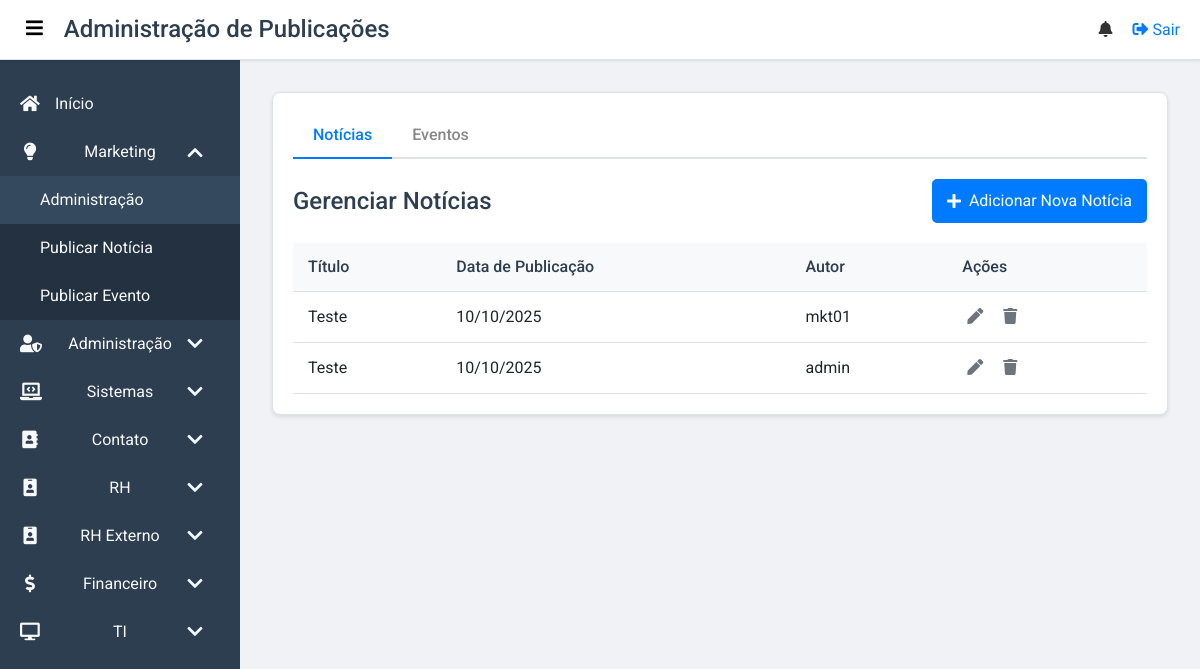
The app's page /administracao/publicacoes (signed in), older data.
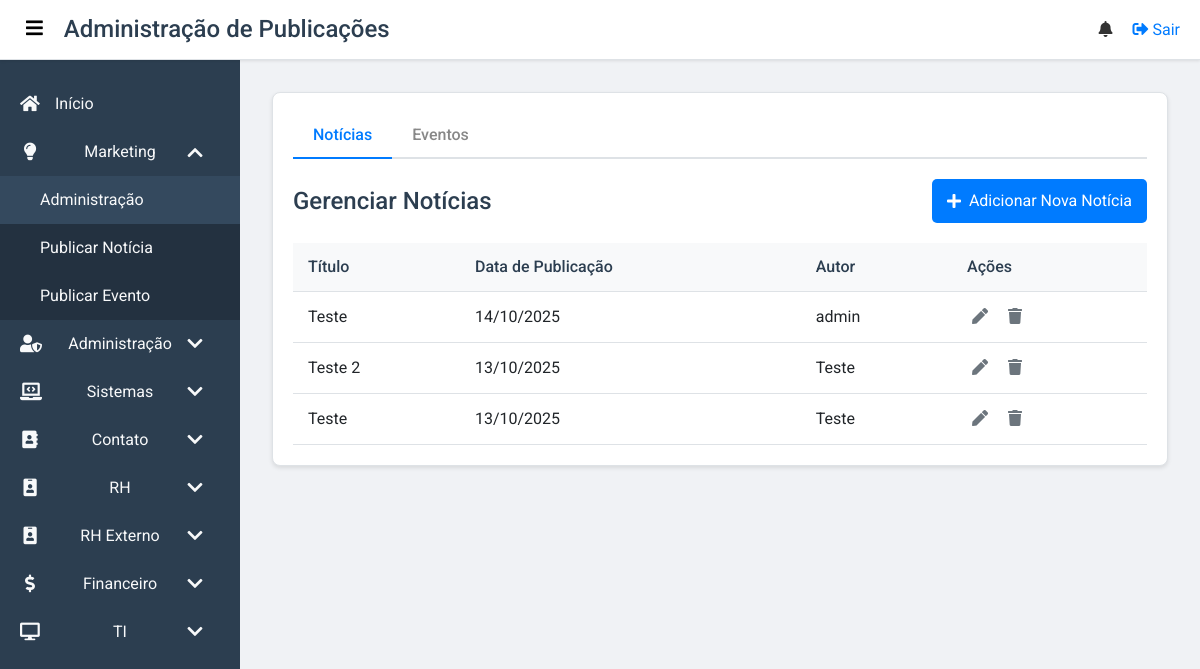
The same page, newer data.
### app/models.py (models this page shows, shortened)
class News(db.Model):
    id = db.Column(db.Integer, primary_key=True)
    title = db.Column(db.String(200), nullable=False)
    content = db.Column(db.Text, nullable=False)
    image_url = db.Column(db.String(500), nullable=True)
    publication_date = db.Column(db.DateTime, nullable=False, default=datetime.utcnow)
    author_id = db.Column(db.Integer, db.ForeignKey('user.id'), nullable=False)

class User(db.Model, UserMixin):
    id = db.Column(db.Integer, primary_key=True)
    username = db.Column(db.String(150), unique=True, nullable=False)
    password = db.Column(db.String(200), nullable=False)
    failed_login_attempts = db.Column(db.Integer, default=0)
    is_locked = db.Column(db.Boolean, default=False) # This is the backend field for login blocking
    is_blocked = db.Column(db.Boolean, default=False) # This is for manual admin blocking
    is_suspended = db.Column(db.Boolean, default=False)
    groups = db.relationship('Group', secondary=user_group, backref='users')
    news = db.relationship('News', backref='author', lazy=True)
    events = db.relationship('Event', backref='creator', lazy=True)
    requests = db.relationship('AccessRequest', backref='requester', lazy=True)

### app/routes.py (the view)
@main.route('/administracao/publicacoes')
@login_required
@group_required('Marketing')
def administracao_publicacoes():
    news_items = News.query.order_by(News.publication_date.desc()).all()
    event_items = Event.query.order_by(Event.event_date.desc()).all()
    return render_template('publicacoes_administracao.html', news_items=news_items, event_items=event_items)

### app/routes.py (called while the page is built)
@main.context_processor
def inject_user_groups():
    if current_user.is_authenticated:
        user_groups = {group.name for group in current_user.groups}
        return dict(user_groups=user_groups)
    return dict(user_groups=set())

@main.context_processor
def inject_notifications():
    if current_user.is_authenticated:
        unread_notifications = Notification.query.filter_by(user_id=current_user.id, is_read=False).order_by(Notification.created_at.desc()).all()
        unread_notifications_count = len(unread_notifications)
        return dict(unread_notifications=unread_notifications, unread_notifications_count=unread_notifications_count)
    return dict(unread_notifications=[], unread_notifications_count=0)

### app/templates/publicacoes_administracao.html (shortened to what this page needs)
{% extends "base.html" %}
{% block page_title %}Administração de Publicações{% endblock %}
{% block body_class %}dashboard-page{% endblock %}
{% block content %}
<section class="dashboard">
    <div class="card">
        <div class="tabs-container">
            <div class="tab-headers">
                <button class="tab-link active" data-tab="tab-noticias">Notícias</button>
                <button class="tab-link" data-tab="tab-eventos">Eventos</button>
            </div>
            <div id="tab-noticias" class="tab-content active">
                <div class="main-header">
                    <h3>Gerenciar Notícias</h3>
                    <a href="{{ url_for('main.noticias_publicar') }}" class="btn-primary">
                        <i class="fas fa-plus"></i> Adicionar Nova Notícia
                    </a>
                </div>
                <div class="publications-body">
                    <table class="publications-table">
                        <thead>
                            <tr>
                                <th>Título</th>
                                <th>Data de Publicação</th>
                                <th>Autor</th>
                                <th>Ações</th>
                            </tr>
                        </thead>
                        <tbody>
                            {% for news in news_items %}
                            <tr>
                                <td>{{ news.title }}</td>
                                <td>{{ news.publication_date.strftime('%d/%m/%Y') }}</td>
                                <td>{{ news.author.username }}</td>
                                <td class="publication-actions">
                                    <a href="{{ url_for('main.noticias_editar', news_id=news.id) }}" class="btn-edit-publication" title="Editar">
                                        <i class="fas fa-pen"></i>
                                    </a>
                                    <form action="{{ url_for('main.noticias_deletar', news_id=news.id) }}" method="POST" style="display:inline;">
                                        <button type="submit" class="btn-delete-publication" title="Excluir" onclick="return confirm('Tem certeza que deseja excluir esta notícia?');">
                                            <i class="fas fa-trash"></i>
                                        </button>
                                    </form>
                                </td>
                            </tr>
                            {% else %}
                            <tr>
                                <td colspan="4">Nenhuma notícia encontrada.</td>
                            </tr>
                            {% endfor %}
                        </tbody>
                    </table>
                </div>
            </div>
        </div>
    </div>
</section>
{% endblock %}

Row changes from the older to the newer data that the page shows:
added News: title "Teste", publication_date "14/10/2025", author.username "admin"
changed News: title "Teste" → "Teste 2"; publication_date "10/10/2025" → "13/10/2025"; author.username "mkt01" → "Teste"
changed News (number 3 of 3 on the later page): publication_date "10/10/2025" → "13/10/2025"; author.username "admin" → "Teste"
